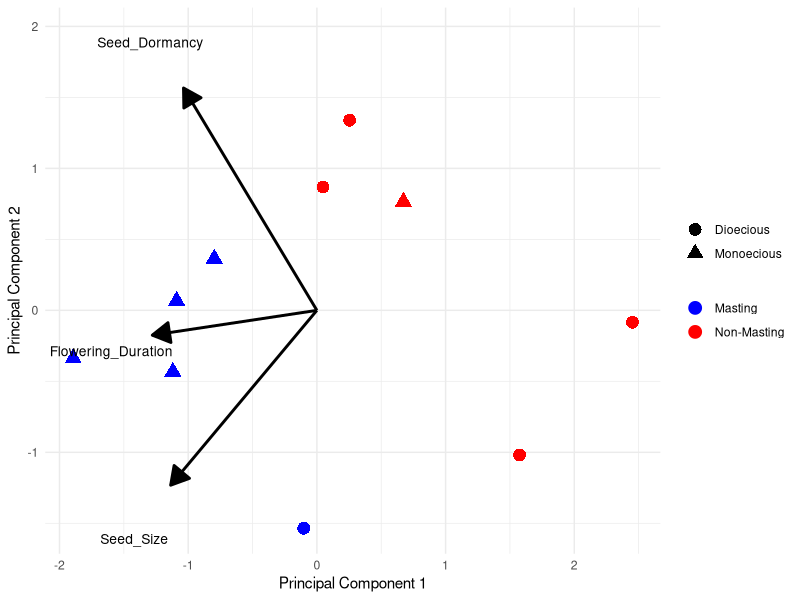

This figure's R source:
# housekeeping
rm(list=ls()) 
options(stringsAsFactors = FALSE)

set.seed(42)

n_species <- 10

species <- c(paste("Masting_Species", 1:5), paste("Non_Masting_Species", 1:5))

# Define reproductive traits
# Masting species will have higher average values for traits
flowering_duration_masting <- rnorm(5, mean = 4, sd = 1)
flowering_duration_non_masting <- rnorm(5, mean = 2, sd = 1) 
flowering_duration <- c(flowering_duration_masting, flowering_duration_non_masting)

seed_size_masting <- rnorm(5, mean = 3, sd = 0.5)
seed_size_non_masting <- rnorm(5, mean = 1.5, sd = 0.5)
seed_size <- c(seed_size_masting, seed_size_non_masting)

# Masting species are more likely to have seed dormancy
seed_dormancy_masting <- sample(c(0, 1), 5, replace = TRUE, prob = c(0.3, 0.7))
seed_dormancy_non_masting <- sample(c(0, 1), 5, replace = TRUE, prob = c(0.8, 0.2))
seed_dormancy <- c(seed_dormancy_masting, seed_dormancy_non_masting)

# Masting species are more likely to be monoecious
sex_type_masting <- sample(c("Monoecious", "Dioecious"), 5, replace = TRUE, prob = c(0.7, 0.3))
sex_type_non_masting <- sample(c("Monoecious", "Dioecious"), 5, replace = TRUE, prob = c(0.3, 0.7))
sex_type <- c(sex_type_masting, sex_type_non_masting)

mast_status <- c(rep("Masting", 5), rep("Non-Masting", 5))

data <- data.frame(
  Species = species,
  Mast_Status = mast_status,
  Flowering_Duration = flowering_duration,
  Seed_Size = seed_size,
  Seed_Dormancy = seed_dormancy,
  Sex_Type = sex_type
)

print(data)
# Convert categorical variables into numeric (for PCA)
data$Sex_Type <- as.factor(data$Sex_Type)  # Factor for monoecious/dioecious
data$Mast_Status <- as.factor(data$Mast_Status)  # Factor for masting/non-masting

# Create a new data frame with only numeric variables
data_numeric <- data[, c("Flowering_Duration", "Seed_Size", "Seed_Dormancy")]

data_scaled <- scale(data_numeric)

pca_result <- prcomp(data_scaled, center = TRUE, scale. = TRUE)

summary(pca_result)

# Create a data frame with PCA results
pca_data <- data.frame(
  PC1 = pca_result$x[, 1],  # First principal component
  PC2 = pca_result$x[, 2],  # Second principal component
  Mast_Status = data$Mast_Status,
  Sex_Type = data$Sex_Type
)

library(ggplot2)


# Extract PCA loadings
loadings <- pca_result$rotation[, 1:2]  
loadings <- as.data.frame(loadings)

loadings$Trait <- rownames(loadings)

#loadings <- pca_result$rotation[, 1:2]  # Get the first two principal components loadings
loadings <- as.data.frame(loadings)

# Create a data frame for the traits
loadings$Trait <- rownames(loadings)

ggplot(pca_data, aes(x = PC1, y = PC2)) +
  geom_point(aes(shape = Sex_Type, color = Mast_Status),size=4) +  # Plot species points
  geom_segment(data = loadings, aes(x = 0, y = 0, xend = PC1 * 2, yend = PC2 * 2), 
               arrow = arrow(type = "closed", length = unit(0.2, "inches")), 
               size = 1, color = "black") +  # Add arrows indicating trait vectors
  geom_text(data = loadings, aes(x = PC1 * 2.5, y = PC2 * 2.5, label = Trait), 
            size = 3.5, color = "black", vjust = 1.5) +  # Add labels for traits
  labs(title = "PCA Plot with Trait Vectors",
       x = "Principal Component 1",
       y = "Principal Component 2") +
  theme_minimal() +
  scale_color_manual(values = c("Masting" = "blue", "Non-Masting" = "red")) +
  scale_shape_manual(values = c(16, 17)) +
  theme(legend.title = element_blank(), plot.title = element_blank())
